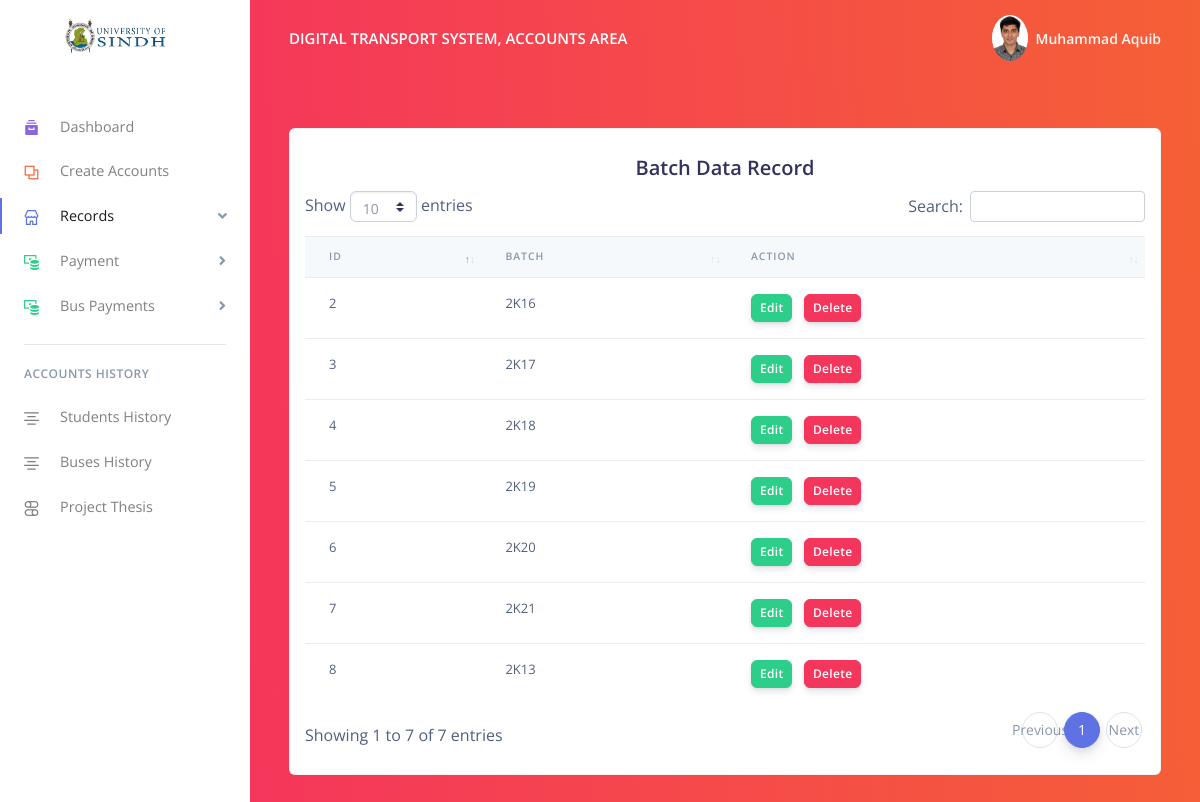
The app's page /batchRecord.php (signed in) with its own data.
### tables this page shows
CREATE TABLE `batch` (
  `batchId` int(100) NOT NULL,
  `batchYear` varchar(100) DEFAULT NULL,
  `opId` int(100) DEFAULT NULL,
  `batchDate` datetime DEFAULT CURRENT_TIMESTAMP,
  `batchStatus` varchar(100) NOT NULL DEFAULT 'y'
);

### db.php (called while the page is built, shortened)
<?php
class Mydb{
	private $conn = '';
	public function Mydb($host='localhost', $username="root", $password="", $db="fyp")
	{
		$this->conn = new mysqli($host,$username,$password,$db) or die("connection field");
		mysqli_set_charset($this->conn,"utf8");
	}
	public function fetchBatch(){
		$Query = "SELECT * FROM batch
		WHERE batchStatus = 'y'";
		$res = $this->conn->query($Query);
		$i = 0;
			$a = array();
			while ($rows = $res->fetch_assoc()) {
				foreach ($rows as $key => $value) {
					$a[$i][$key] = $value;
				}
				$i++;
			}
			return $a;
	}
}
$obj = new Mydb();
?>

### batchRecord.php (the view, shortened to what this page needs)
<?php
require 'db.php';
$obj->is_login();
 ?>
<!DOCTYPE html>
<html>
<head>
  <?php require 'linkhead.php'; ?>
</head>
<body>
  <?php require 'linksidebar.php'; ?>
  <div class="main-content">
    <?php require 'linknav.php'; ?>
    <div class="header bg-gradient-danger pb-8 pt-5 pt-md-8">
      <div class="container-fluid">
        <div class="header-body">
          <div class="row">
            <div class="col-md-12">
              <div class="card">
                <div class="col-md-12">
                 <div class="table-responsive py-4" >
                   <center><h2>Batch Data Record</h2></center>
              <table class="table table-flush" id="datatable-4th">
                <thead class="thead-light">
                  <tr>
                    <th>ID</th>
                    <th>Batch</th>
                    <th>Action</th>
                  </tr>
                </thead>
 <?php
$batch = $obj->fetchBatch();
 ?>
                <tbody >
                 <?php foreach ($batch as $key => $value) { ?>
                  <tr id="delete<?php echo $value['batchId'] ?>">
                    <td><?php echo $value['batchId'] ?></td>
                    <td><?php echo $value['batchYear'] ?></td>
                    <td>
                      <a class="btn btn-success btn-sm text-white" data-toggle="modal" data-target="#editstop-<?php echo $value['batchId'] ?>">Edit</a>
                        <button class="btn btn-sm btn-danger delete" id="<?php echo $value['batchId'] ?>">Delete</button>
                    </td>
                  </tr>
                  <?php } ?>
                </tbody>
              </table>
            </div>
                </div>
              </div>
            </div>
          </div>
        </div>
      </div>
    </div>
  </div>
</body>
</html>

### records on screen
batch: batchId "2", batchYear "2K16"
batch: batchId "3", batchYear "2K17"
batch: batchId "4", batchYear "2K18"
batch: batchId "5", batchYear "2K19"
batch: batchId "6", batchYear "2K20"
batch: batchId "7", batchYear "2K21"
batch: batchId "8", batchYear "2K13"

### other values on screen
$_SESSION['user']['oName'] "Muhammad Aquib"
